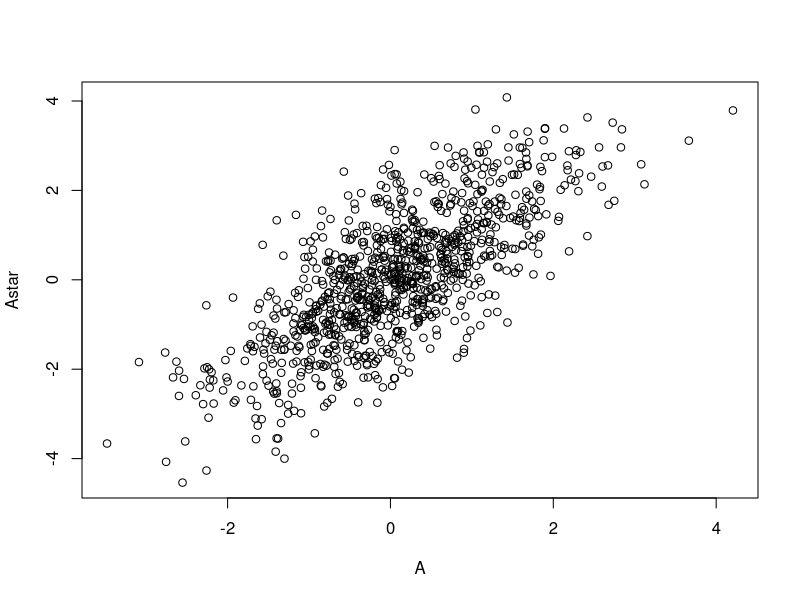
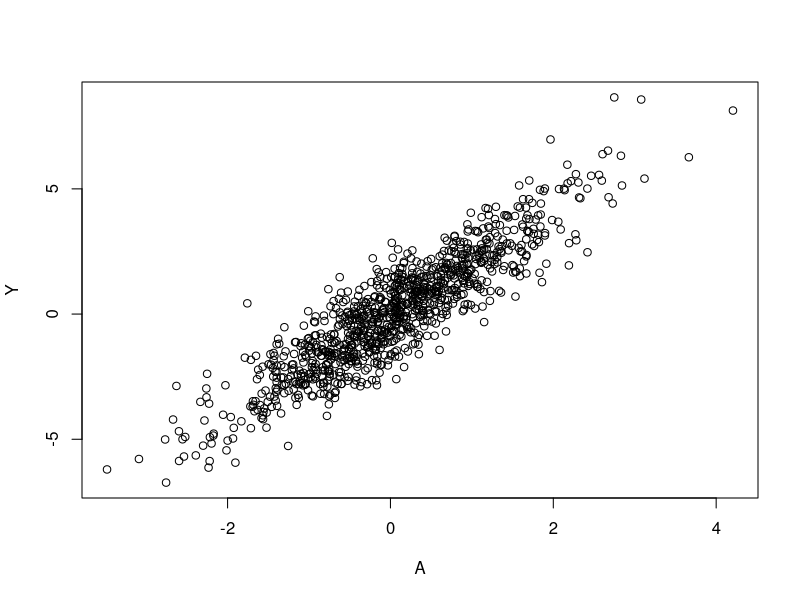
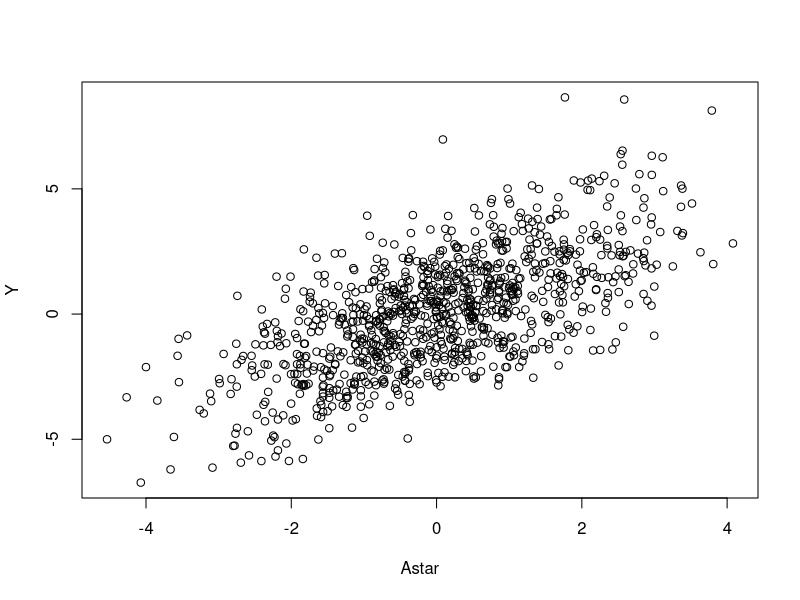
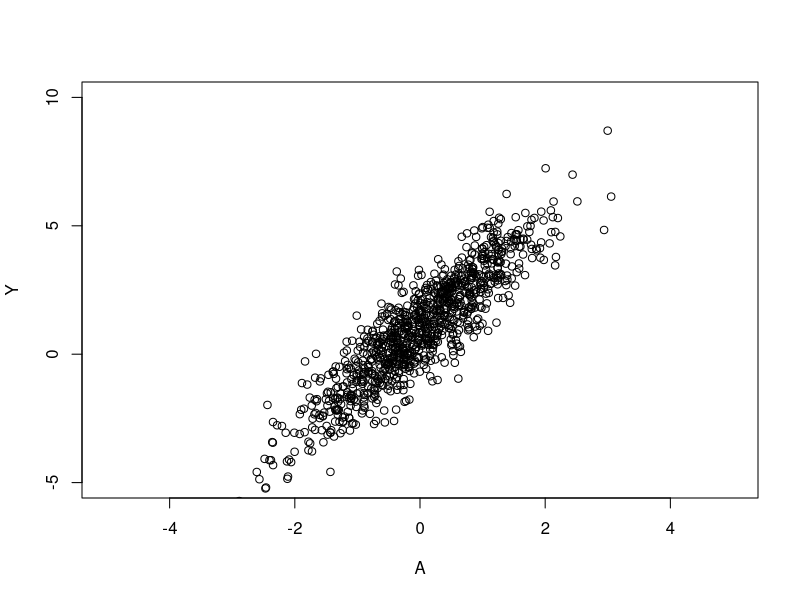
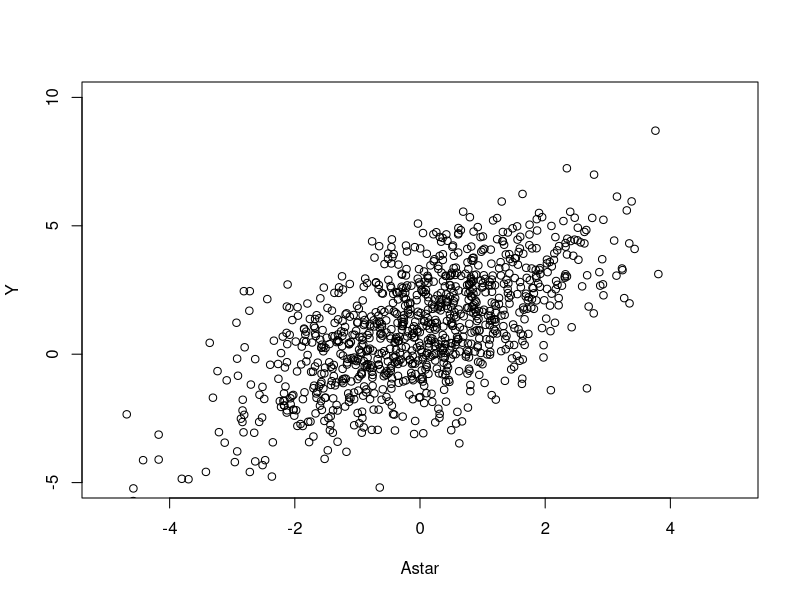
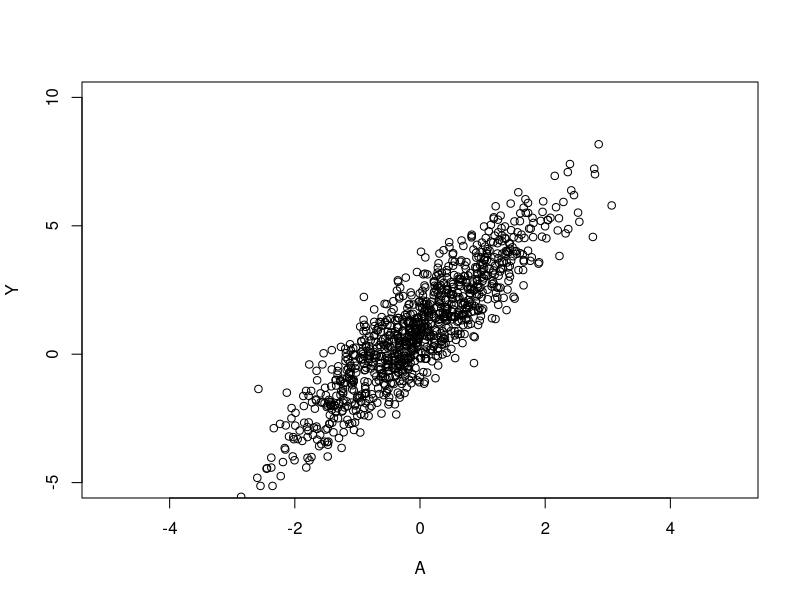
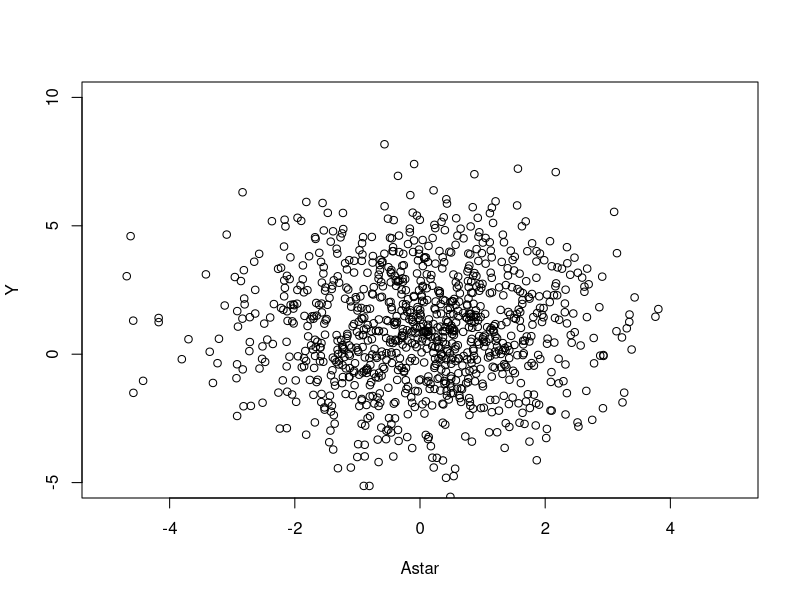

The R source for these figures, in order:

res <- c()

for (i in 1:1000) {
  A <- rnorm(n=1000,mean=0,sd=1)
  Y <- A*2+rnorm(n=1000,mean=0,sd=1)
  Ua <- rnorm(n=1000,mean=0,sd=1)
  Astar <- A + Ua
  
  mod1 <- lm(Y~A)
  mod2 <- lm(Y~Astar)
  res[i] <- mod1$coefficients[2]-mod2$coefficients[2]
}

res


plot(A,Astar)
plot(A,Y)
plot(Astar,Y)


A <- rnorm(n=1000,mean=0,sd=1)
Y <- A*2+rnorm(n=1000,mean=1,sd=1)
Ua <- rnorm(n=1000,mean=0,sd=1)
Astar <- A + Ua
mod1 <- lm(Y~A)
mod2 <- lm(Y~Astar)

mod1
mod2

plot(A,Y,xlim=c(-5,5),ylim=c(-5,10))
plot(Astar,Y,xlim=c(-5,5),ylim=c(-5,10))


for (i in 1:1000) {
  
A <- rnorm(n=1000,mean=0,sd=1)
Y <- A*2+rnorm(n=1000,mean=1,sd=1)
Uy <- rnorm(n=1000,mean=0,sd=10)
Ystar <- Y + Uy
mod1 <- lm(Y~A)
mod2 <- lm(Ystar~A)
res[i] <- mod1$coefficients[2]-mod2$coefficients[2]
}

res
summary(res)

mod1
mod2

plot(A,Y,xlim=c(-5,5),ylim=c(-5,10))
plot(Astar,Y,xlim=c(-5,5),ylim=c(-5,10))


x <- rnorm(10000,mean=1,sd=1)
y1 <- x*2+rnorm(10000,mean=0,sd=1)
y2 <- x*2+rnorm(10000,mean=0,sd=3)
y3 <- x*2+rnorm(10000,mean=0,sd=5)

mod1 <- lm(y1~x)
mod2 <- lm(y2~x)
mod3 <- lm(y3~x)

summary(mod1)
summary(mod2)
summary(mod3)
